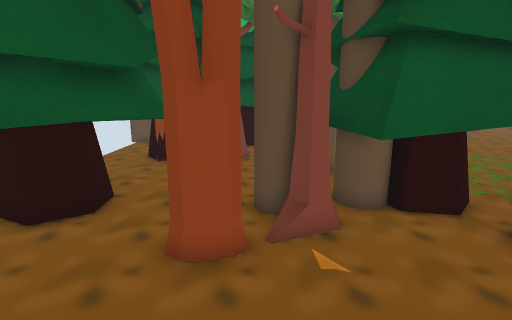
View 1 (above)

24 first-person views from a walk through a scene from a Unity 3-D project. The camera is 1.4 m above the floor, tilts 12° down and sees 80° across. The floor is counted in squares, 0.47 m on a side. Each view is taken from the middle of a square. On the plan, view 1 faces up. The plan holds only what a view shows up to about 20 squares ahead; the rest is blank. The place goes on beyond the plan. Some trees and plants on the terrain are drawn as simple stand-ins. The player is left out.

View 2
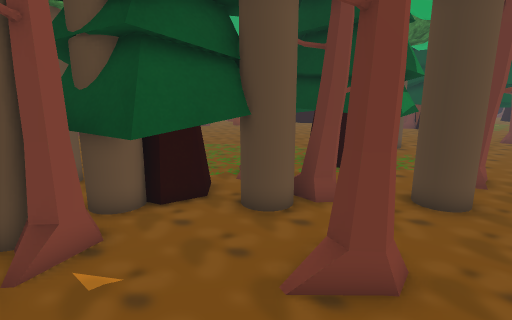

View 3
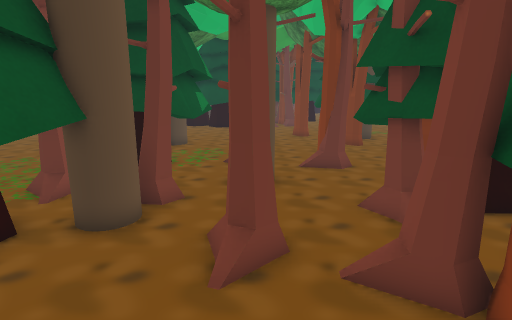

View 4
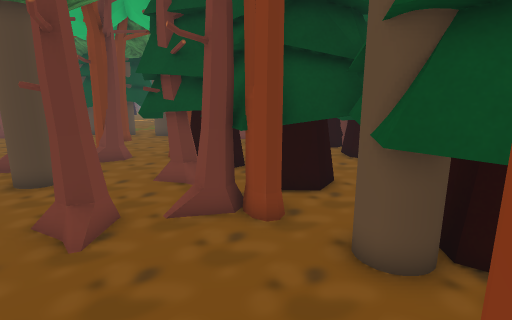

View 5
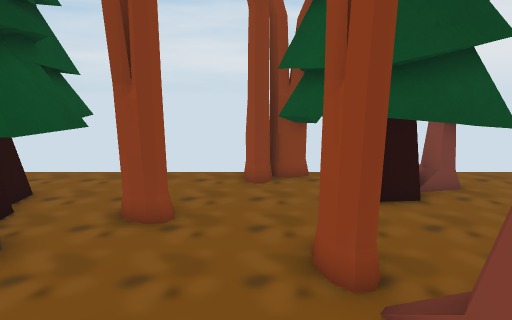

View 6
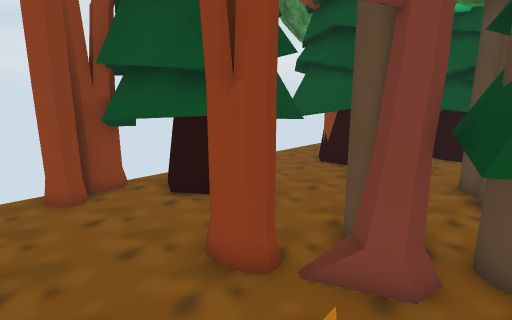

View 7
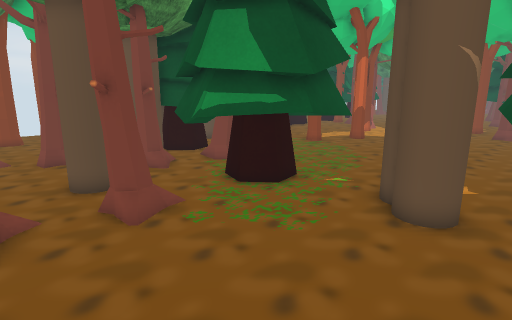

View 8
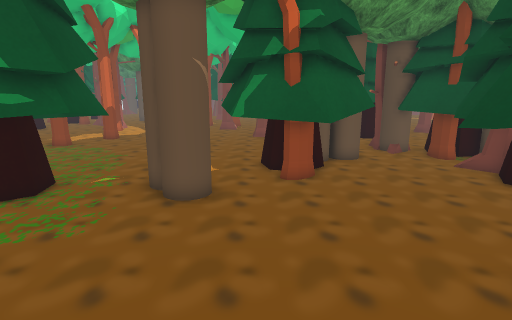

View 9
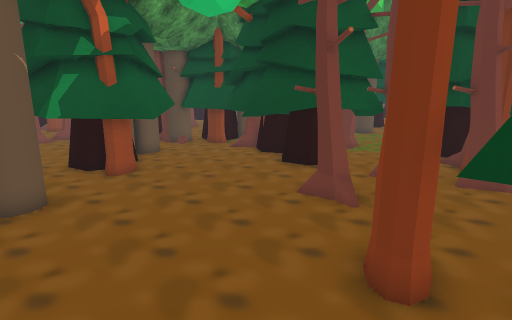

View 10
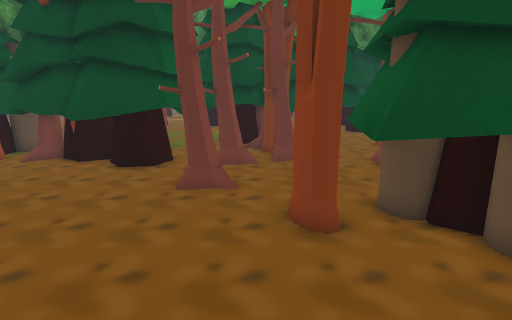

View 11
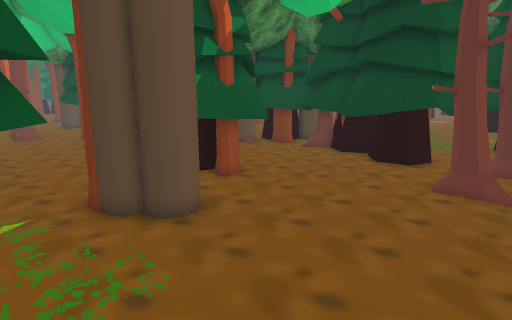

View 12
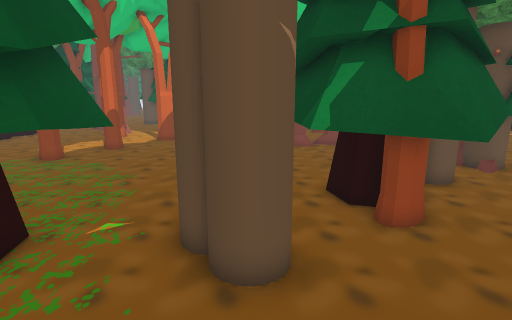

View 13
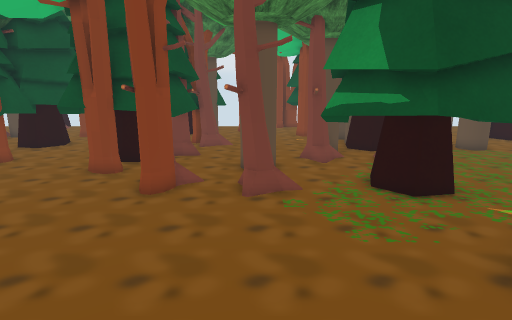

View 14
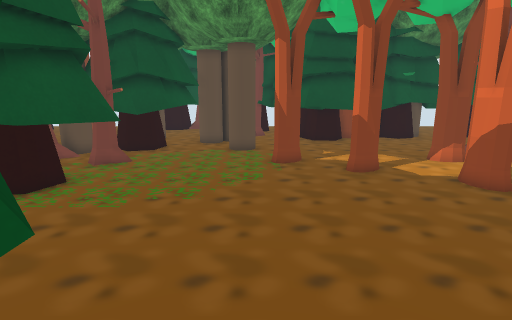

View 15
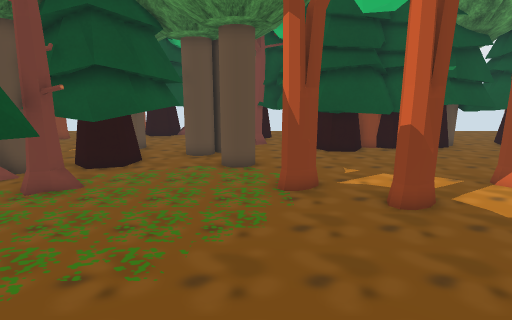

View 16
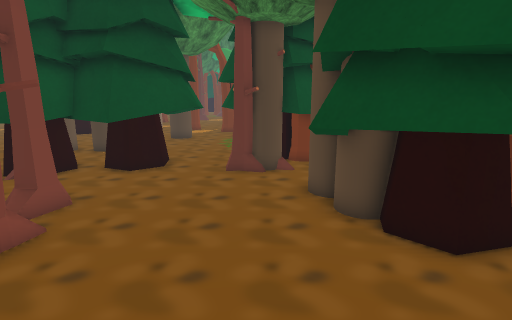

View 17
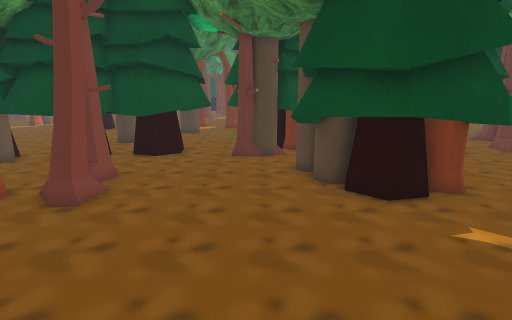

View 18
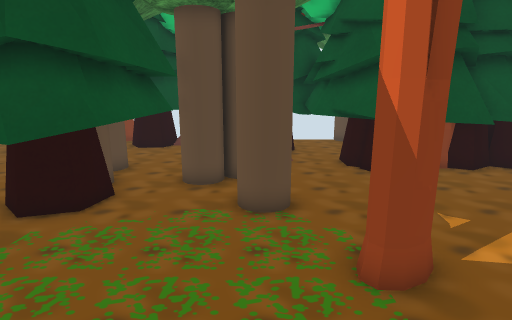

View 19
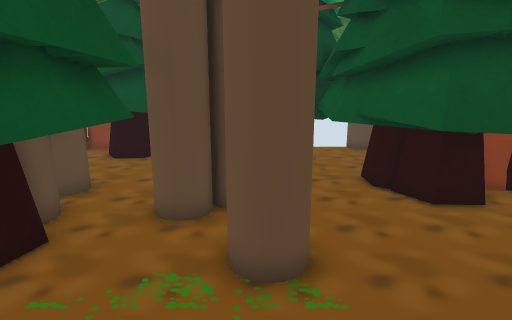

View 20
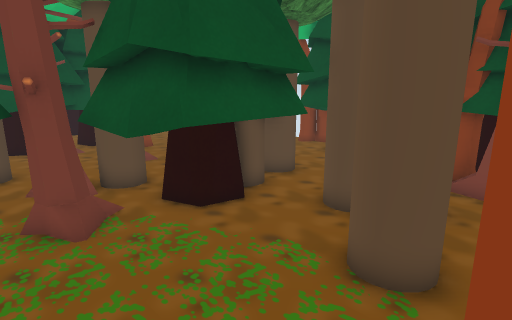

View 21
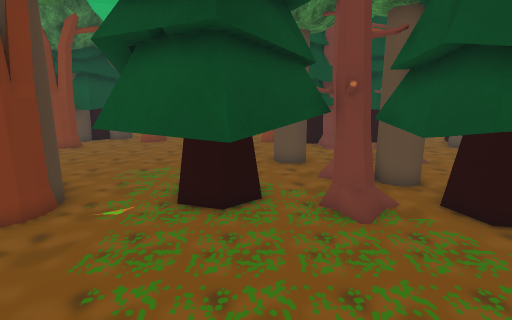

View 22
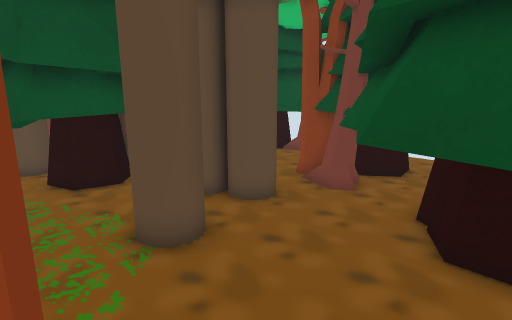

View 23
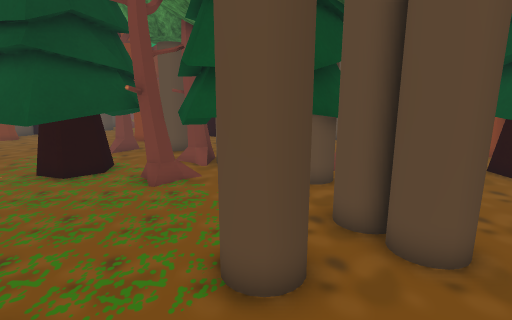

View 24
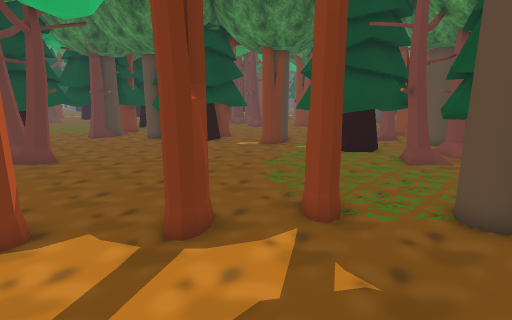

### Floor plan
Key: @ floor where view 1 was taken; # wall or solid block; . main floor; : floor 0.25 m higher than the main floor; T tree; O other object.
Columns run from 8 left of view 1 to 29 right of it. Each row starts with its distance up from view 1.
 23            T....T.. TT  ....TT..TTT
 22         TTTT........T..........TTTTT
 21         TTTTT...............TT:T.TT
 20 TT         TT....TT.........TT.T.TTT
 19 TT      TT TT....TT..........T...TTTTT
 18        TTTTTT.....................TTTT
 17       TTTTTT....#..................TT
 16    TTTTTTT......TT.................TTT
 15  TTTTTTT....TT....................TTTT
 14   TTTTTT.TT.TTT..............TT....TTT
 13  .TTTTTT.TTT...............TTTTTTT.TTT
 12  . TTTT...TTT.............TTTTTTTT..TT
 11  . T......TTTTTT...........TTTTTT...TO
 10  TTTTT....TTTTTT...TTTT....TTTTTT ..TO
  9   TTTT...TTTTTTTTTTTTTTTTT.TTTTTT..TTO
  8    TTT..TTTTTTTTTTTTTTTTTTT.TTTT...TTT
  7   TTTTT.TTTTTTTT.TTT TTT.TTT......TTTT
  6 TTTTTTTT#.TTTTTT.TTTTTTT..T.......TTT
  5 TTTTT..T.....TTTTTTTTTT...........TT
  4  TT.............T..TTT............TTTT
  3  ............TT..TT..............TTTTT
  2  ...........TT...TT.TT...........TT.TT
  1  ...TT...........TT..T...........T..TT
  0    ..TTT@............................T
 -1  .TTTTTT..TTT.TTTT.TTT........TT.....T
 -2  .TTTTT T.TTTTTTTTT.TT.......TT......T
 -3    TT   TTTTTT TTTT.......T.TTTTT...
 -4          TTTTT TTTTT......T TTTTT ....
 -5          TTTTT T TT........TTTTT  ..T.
 -6           TT   TTTT...      TT      TT

Where each view was taken, in squares from view 1:
view 1: 0 up, 0 right, facing up
view 2: 0 up, 0 right, facing up-right
view 3: 2 up, 1 left, facing right
view 4: 4 up, 3 left, facing down-right
view 5: 4 up, 4 right, facing left
view 6: 2 up, 3 right, facing up-left
view 7: 1 down, 20 right, facing up-left
view 8: 2 down, 20 right, facing up
view 9: 3 down, 17 right, facing up-right
view 10: 0 up, 15 right, facing right
view 11: 0 up, 14 right, facing up-right
view 12: 2 up, 18 right, facing up
view 13: 2 up, 22 right, facing left
view 14: 15 up, 22 right, facing left
view 15: 15 up, 18 right, facing left
view 16: 15 up, 15 right, facing right
view 17: 15 up, 12 right, facing right
view 18: 14 up, 13 right, facing left
view 19: 14 up, 10 right, facing left
view 20: 16 up, 10 right, facing down-left
view 21: 16 up, 11 right, facing down
view 22: 20 up, 8 right, facing down-left
view 23: 19 up, 5 right, facing down
view 24: 23 up, 4 right, facing down-right
